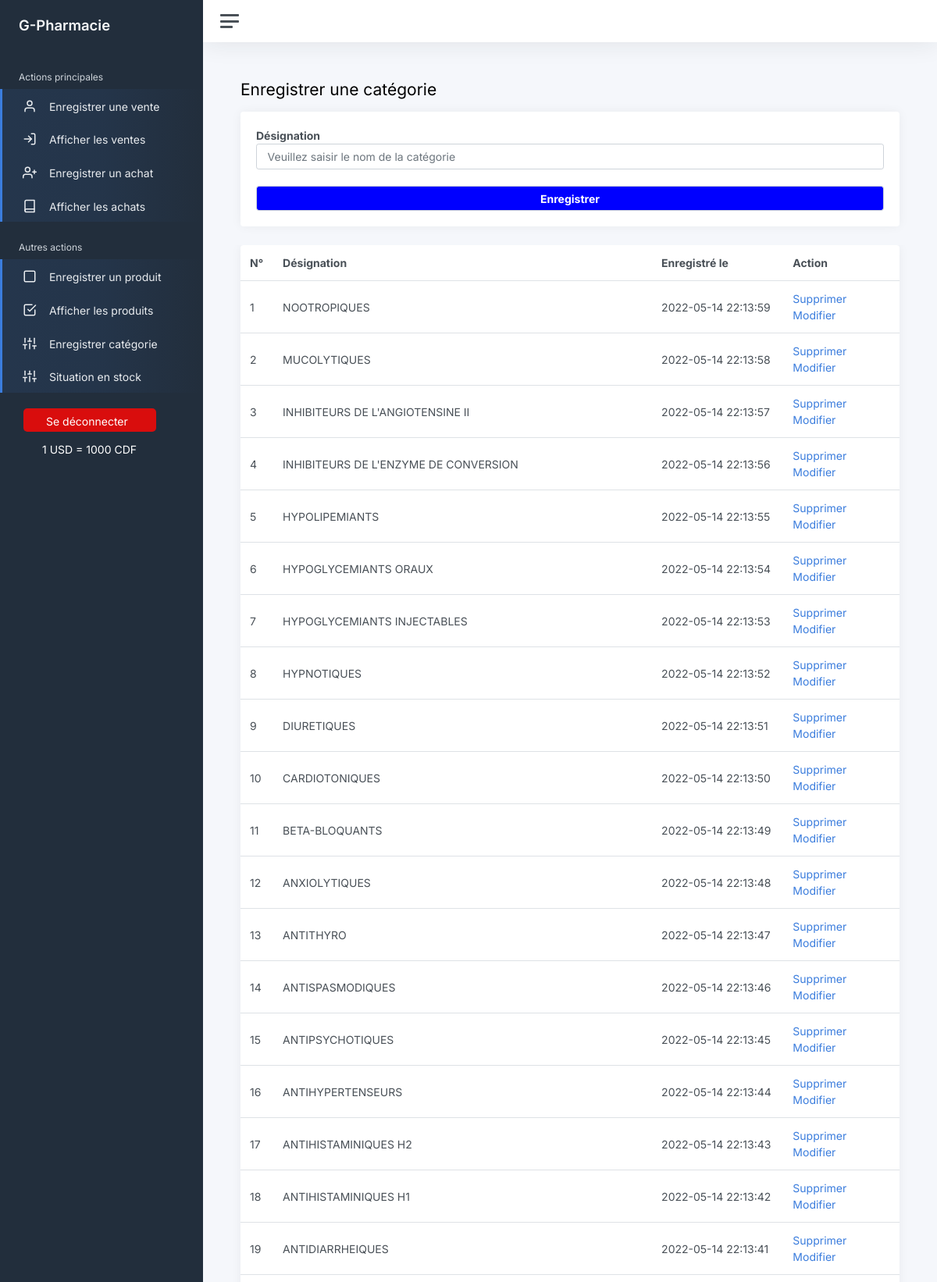
Page /views/enregistrer_categorie.php (upper part) on the committed database.
### tables this page shows
CREATE TABLE IF NOT EXISTS `tb_devise` (
  `devise_id` int(11) NOT NULL AUTO_INCREMENT,
  `devise_designation` varchar(5) NOT NULL,
  `devise_taux` int(11) NOT NULL,
  PRIMARY KEY (`devise_id`)
);

CREATE TABLE IF NOT EXISTS `tb_article_categorie` (
  `article_categorie_id` int(10) NOT NULL AUTO_INCREMENT,
  `article_categorie_designation` varchar(250) NOT NULL,
  `article_categorie_date_creation` datetime NOT NULL DEFAULT CURRENT_TIMESTAMP,
  PRIMARY KEY (`article_categorie_id`)
);

### models/requete.php (called while the page is built, shortened)
<?php
    include_once('connexion.php');
    class Requete_entite
    {
        function afficher_entite($tableauDonnees)
        {
            global $bdd;
            $req = $bdd->query('SELECT *
            FROM tb_'.$tableauDonnees['nom_entite'].' ORDER BY '.$tableauDonnees['nom_entite'].'_date_creation DESC');
            return $req->fetchAll(2);
        }
        function afficher_taux()
        {
            global $bdd;
            $req = $bdd->prepare('SELECT * FROM tb_devise');
            $req->execute(array());
            return $req->fetchAll(2);
        }
    }
    ?>

### controlers/afficher_entite.php (the view, shortened to what this page needs)
<?php
include_once('../models/requete.php');
$RequeteEntite = new Requete_entite();
$test = 0;
$message = '';
$tableauDonnees = array();
if(isset($_GET['nom_entite']))
{
    if($_GET['nom_entite'] != '')
    {
        $tableauDonnees['nom_entite'] = trim(htmlspecialchars($_GET['nom_entite']) );
    }
    else
    {
        $test++;
        $message .= 'Le nom_entite ne doit pas etre vide';
    }
}
else
{
    $test++;
    $message .= 'Le nom_entite ne doit pas etre null';
}
$tableauDonnees['article_designation'] = '';
$tableauDonnees['code_vente'] = '';
if($test == 0)
{
    $liste_entites = $RequeteEntite->afficher_entite($tableauDonnees);
    if($tableauDonnees['nom_entite'] == 'article')
    {
        $i = 1;
        foreach($liste_entites AS $entite)
        {
            if(isset($tableauDonnees['page']) AND $tableauDonnees['page']== 'afficher_achat')
            {
                echo '<label value="'.$entite['article_designation'].'" id="'.$entite['article_id'].'" class="lbl_article">'.strtoupper ($entite['article_designation']).'</label><br>';
            }
            else
            {
            ?>
        <tr>
            <td > <?php echo $i++; ?></td>
            <td class="d-none d-xl-table-cell"> <?php echo strtoupper ($entite['article_designation']); ?></td>
            <td class="d-none d-xl-table-cell"> <?php echo $entite['article_categorie_designation']; ?></td>
            <td class="d-none d-xl-table-cell"> <?php echo $entite['article_date_creation']; ?></td>
            <td  class="td_action">
                <a href="../views/supprimer_article.php?id_entite=<?php echo $entite['article_id'];?> ">Supprimer</a>&nbsp
                <a href="../views/modifier_article.php?article_id=<?php echo $entite['article_id'];?>&article_categorie_id=<?php echo $entite['article_categorie_id'];?>&article_designation=<?php echo $entite['article_designation'];?>&categorie_designation=<?php echo $entite['article_categorie_designation'];?>">Modifier</a>
            </td>
        </tr>
        <?php } } ?>
        <tr>
        <?php
    }
    elseif($tableauDonnees['nom_entite'] == 'article_categorie')
    {
        $i = 1;
        foreach($liste_entites AS $entite)
        {
            ?>
        <tr>
            <td > <?php echo $i++; ?></td>
            <td class="d-none d-xl-table-cell"> <?php echo strtoupper ($entite['article_categorie_designation']); ?></td>
            <td class="d-none d-xl-table-cell"> <?php echo $entite['article_categorie_date_creation']; ?></td>
            <td  class="td_action">
                <a href="../views/supprimer_article_categorie.php?id_entite=<?php echo $entite['article_categorie_id'];?> ">Supprimer</a>
                <a href="../views/modifier_categorie.php?designation=<?php echo $entite['article_categorie_designation'];?>&id_entite=<?php echo $entite['article_categorie_id'];?> ">Modifier</a>
            </td>
        </tr>
        <?php } ?>
        <?php
    }
}
?>

### views/enregistrer_categorie.php (shortened to what this page needs)
<!DOCTYPE html>
<html lang="fr">
<head>
	<link href="css/app.css" rel="stylesheet">
</head>
<body>
	<div class="wrapper">
	<?php include 'nav.php'; ?>
		<div class="main">
			<nav class="navbar navbar-expand navbar-light navbar-bg">
				<a class="sidebar-toggle js-sidebar-toggle">
          <i class="hamburger align-self-center"></i>
        </a>
			</nav>
			<main class="content">
				<div class="container-fluid p-0">
					<div class="mb-3">
						<h1 class="h3 d-inline align-middle">Enregistrer une catégorie</h1>
					</div>
					<div class="row">
						<div class="col-12 col-lg-6" style="min-width:100%;">
							<div class="card">
								<form method="post" action="../controlers/enregistrer_categorie.php">
									<div class="card-body">
										<label>Désignation</label>
										<input type="text" class="form-control" placeholder="Veuillez saisir le nom de la catégorie" name="article_categorie_designation" required>
										<br>
										<input type="submit" class="form-control input_enregistrer" value="Enregistrer">
									</div>
								</form>
							</div>
						</div>
							</div>
						</div>
						<div class="row" style="overflow: scroll;">
						<div class="col-12 col-lg-8 col-xxl-9 d-flex" style="width:120%;">
							<div class="card flex-fill">
								<table class="table table-hover my-0">
									<thead>
										<tr>
											<th>N°</th>
											<th class="d-none d-xl-table-cell">Désignation</th>
											<th class="d-none d-md-table-cell">Enregistré le</th>
											<th class="d-none d-md-table-cell">Action</th>
										</tr>
									</thead>
									<tbody>
										<?php
											include '../controlers/afficher_entite.php';
										?>
									</tbody>
								</table>
							</div>
						</div>
					</div>
					</div>
				</div>
</body>
</html>

### views/nav.php
<nav id="sidebar" class="sidebar js-sidebar">
			<div class="sidebar-content js-simplebar">
				<a class="sidebar-brand" href="index.php">
          <span class="align-middle">G-Pharmacie</span>
        </a>
				<ul class="sidebar-nav">
					<li class="sidebar-header">
						Actions principales
					</li>
					<li class="sidebar-item active">
						<a class="sidebar-link" href="enregistrer_vente.php">
              <i class="align-middle" data-feather="user"></i> <span class="align-middle">Enregistrer une vente</span>
            </a>
					</li>
					<li class="sidebar-item active">
						<a class="sidebar-link" href="afficher_liste_ventes.php">
              <i class="align-middle" data-feather="log-in"></i> <span class="align-middle">Afficher les ventes</span>
            </a>
					</li>
					<li class="sidebar-item active">
						<a class="sidebar-link" href="enregistrer_achat.php">
              <i class="align-middle" data-feather="user-plus"></i> <span class="align-middle">Enregistrer un achat</span>
            </a>
					</li>
					<li class="sidebar-item active">
						<a class="sidebar-link" href="afficher_liste_achats.php">
              <i class="align-middle" data-feather="book"></i> <span class="align-middle">Afficher les achats</span>
            </a>
					</li>
					<li class="sidebar-header">
						Autres actions
					</li>
					<li class="sidebar-item active">
						<a class="sidebar-link" href="enregistrer_produit.php">
              <i class="align-middle" data-feather="square"></i> <span class="align-middle">Enregistrer un produit</span>
            </a>
					</li>
					<li class="sidebar-item active">
						<a class="sidebar-link" href="afficher_liste_articles.php">
              <i class="align-middle" data-feather="check-square"></i> <span class="align-middle">Afficher les produits</span>
            </a>
					</li>
					<li class="sidebar-item active">
						<a class="sidebar-link" href="enregistrer_categorie.php">
              <i class="align-middle" data-feather="sliders"></i> <span class="align-middle">Enregistrer catégorie</span>
            </a>
					</li>
					<li class="sidebar-item active">
						<a class="sidebar-link" href="dashboard.php">
              <i class="align-middle" data-feather="sliders"></i> <span class="align-middle">Situation en stock</span>
            </a>
					</li>
					<li class="sidebar-item">
						<a class="sidebar-link" href="index.php" style="margin-top:20px;background:#d90d0d;color:#fff;width:170px;border-radius:5px; margin-left:30px;padding-top:4px;height:30px">
               <span class="align-middle">Se déconnecter</span>
            </a>
					</li>
					<li class="sidebar-item">
					<?php
				   		include_once('../models/requete.php');
						$RequeteEntite = new Requete_entite();
						$devise_taux = $RequeteEntite->afficher_taux();
					?>
						<a class="sidebar-link" href="modifier_taux.php?taux=<?php echo $devise_taux[count($devise_taux)-1]['devise_taux'];?>" style="color:#fff; margin-left:25px;">
               <span class="align-middle" title="Cliquer pour modifier">
				   1 USD =
				   <?php
						echo $devise_taux[count($devise_taux)-1]['devise_taux'];
			   		?>
					CDF
			   </span>
            </a>
					</li>
				</ul>
			</div>
		</nav>

### views/enregistrer_categorie.php (style rules this page uses)
label { font-weight: bold; }
.input_enregistrer { background-color: blue; color:#fff; font-weight: bold; }

### rows in the picture
tb_devise: devise_taux "1000"
tb_article_categorie: article_categorie_designation "NOOTROPIQUES", article_categorie_date_creation "2022-05-14 22:13:59"
tb_article_categorie: article_categorie_designation "MUCOLYTIQUES", article_categorie_date_creation "2022-05-14 22:13:58"
tb_article_categorie: article_categorie_designation "INHIBITEURS DE L'ANGIOTENSINE II", article_categorie_date_creation "2022-05-14 22:13:57"
tb_article_categorie: article_categorie_designation "INHIBITEURS DE L'ENZYME DE CONVERSION", article_categorie_date_creation "2022-05-14 22:13:56"
tb_article_categorie: article_categorie_designation "HYPOLIPEMIANTS", article_categorie_date_creation "2022-05-14 22:13:55"
tb_article_categorie: article_categorie_designation "HYPOGLYCEMIANTS ORAUX", article_categorie_date_creation "2022-05-14 22:13:54"
tb_article_categorie: article_categorie_designation "HYPOGLYCEMIANTS INJECTABLES", article_categorie_date_creation "2022-05-14 22:13:53"
tb_article_categorie: article_categorie_designation "HYPNOTIQUES", article_categorie_date_creation "2022-05-14 22:13:52"
tb_article_categorie: article_categorie_designation "DIURETIQUES", article_categorie_date_creation "2022-05-14 22:13:51"
tb_article_categorie: article_categorie_designation "CARDIOTONIQUES", article_categorie_date_creation "2022-05-14 22:13:50"
tb_article_categorie: article_categorie_designation "BETA-BLOQUANTS", article_categorie_date_creation "2022-05-14 22:13:49"
tb_article_categorie: article_categorie_designation "ANXIOLYTIQUES", article_categorie_date_creation "2022-05-14 22:13:48"
tb_article_categorie: article_categorie_designation "ANTITHYRO", article_categorie_date_creation "2022-05-14 22:13:47"
tb_article_categorie: article_categorie_designation "ANTISPASMODIQUES", article_categorie_date_creation "2022-05-14 22:13:46"
tb_article_categorie: article_categorie_designation "ANTIPSYCHOTIQUES", article_categorie_date_creation "2022-05-14 22:13:45"
tb_article_categorie: article_categorie_designation "ANTIHYPERTENSEURS", article_categorie_date_creation "2022-05-14 22:13:44"
tb_article_categorie: article_categorie_designation "ANTIHISTAMINIQUES H2", article_categorie_date_creation "2022-05-14 22:13:43"
tb_article_categorie: article_categorie_designation "ANTIHISTAMINIQUES H1", article_categorie_date_creation "2022-05-14 22:13:42"
tb_article_categorie: article_categorie_designation "ANTIDIARRHEIQUES", article_categorie_date_creation "2022-05-14 22:13:41"
